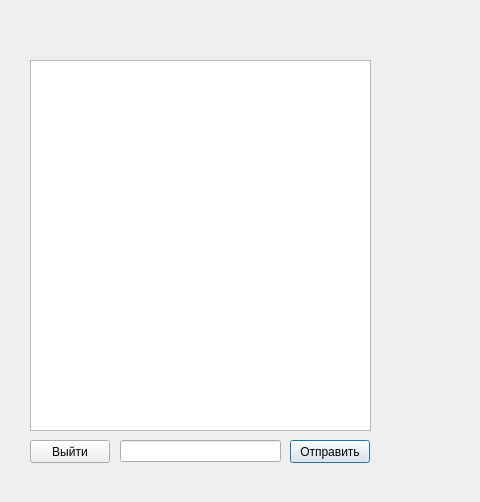
<?xml version="1.0" encoding="UTF-8"?>
<ui version="4.0">
 <class>PrivateChatWindow</class>
 <widget class="QDialog" name="PrivateChatWindow">
  <property name="geometry">
   <rect>
    <x>0</x>
    <y>0</y>
    <width>480</width>
    <height>502</height>
   </rect>
  </property>
  <property name="windowTitle">
   <string>Dialog</string>
  </property>
  <widget class="QTextBrowser" name="chat">
   <property name="geometry">
    <rect>
     <x>30</x>
     <y>60</y>
     <width>341</width>
     <height>371</height>
    </rect>
   </property>
  </widget>
  <widget class="QPushButton" name="sendButton">
   <property name="geometry">
    <rect>
     <x>290</x>
     <y>440</y>
     <width>80</width>
     <height>23</height>
    </rect>
   </property>
   <property name="text">
    <string>Отправить</string>
   </property>
  </widget>
  <widget class="QLineEdit" name="messageLineEdit">
   <property name="geometry">
    <rect>
     <x>120</x>
     <y>440</y>
     <width>161</width>
     <height>22</height>
    </rect>
   </property>
  </widget>
  <widget class="QPushButton" name="exitButton">
   <property name="geometry">
    <rect>
     <x>30</x>
     <y>440</y>
     <width>80</width>
     <height>23</height>
    </rect>
   </property>
   <property name="text">
    <string>Выйти</string>
   </property>
  </widget>
 </widget>
 <resources/>
 <connections/>
</ui>
